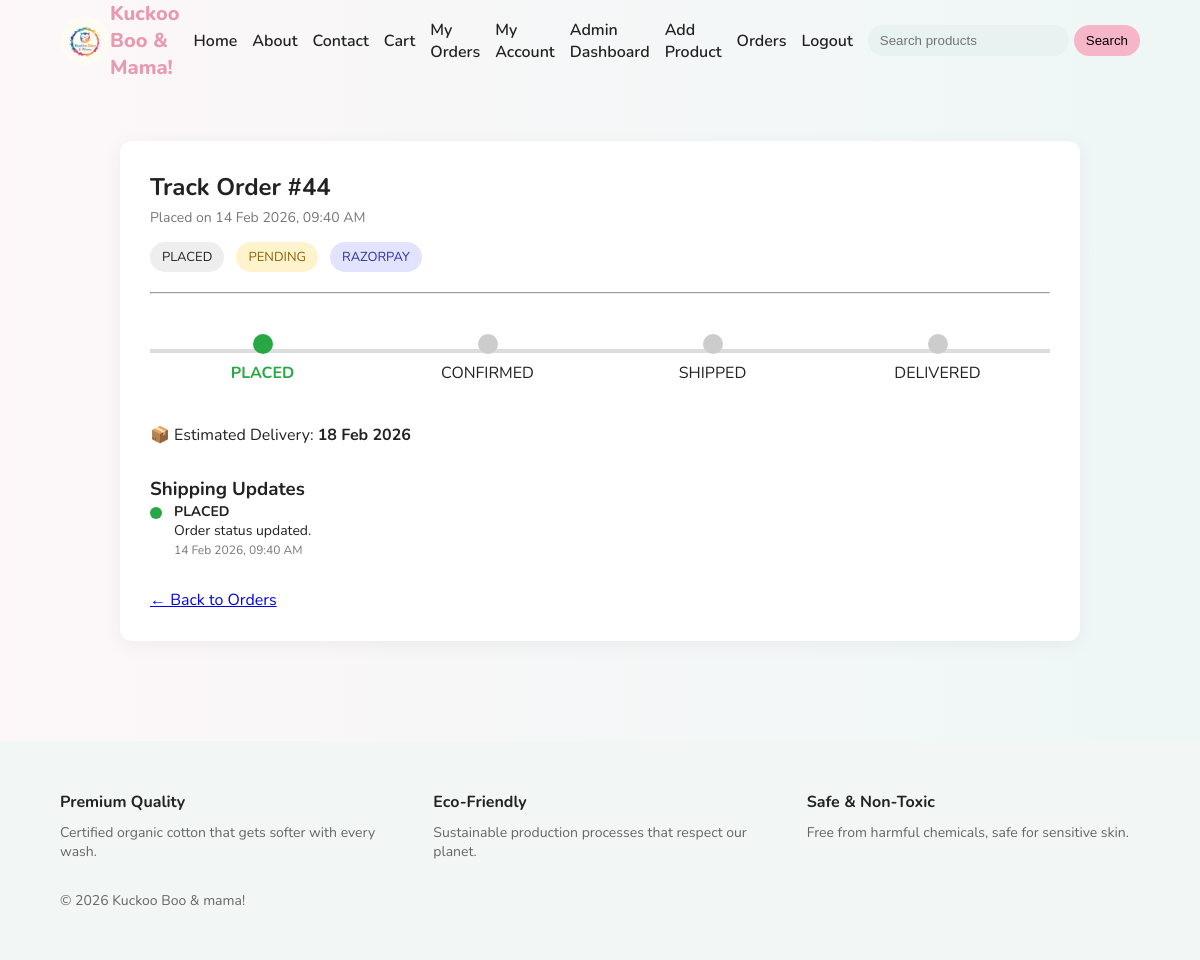
The app's page /user/track/44 (signed in) with its own data.
### tables this page shows
CREATE TABLE orders (
        id INTEGER PRIMARY KEY AUTOINCREMENT,
        user_id INTEGER,
        total_amount REAL NOT NULL,
        payment_status TEXT,
        razorpay_order_id TEXT,
        created_at TIMESTAMP DEFAULT CURRENT_TIMESTAMP, payment_method TEXT, order_status TEXT DEFAULT 'PLACED', full_name TEXT, phone TEXT, address TEXT, city TEXT, state TEXT, pincode TEXT, review_reminder_sent INTEGER DEFAULT 0,
        FOREIGN KEY (user_id) REFERENCES users(id)
    );

### routes/user.py (the view)
@user_bp.route("/track/<int:order_id>")
def track_order(order_id):
    if not session.get("user_id"):
        return redirect(url_for("auth.login"))
    conn = get_db_connection()
    order = conn.execute("""
        SELECT *
        FROM orders
        WHERE id = ? AND user_id = ?
    """, (order_id, session["user_id"])).fetchone()
    if not order:
        conn.close()
        return "Order not found", 404
    history = conn.execute("""
        SELECT status, message, created_at
        FROM order_status_history
        WHERE order_id = ?
        ORDER BY created_at ASC
    """, (order_id,)).fetchall()
    conn.close()
    order_data = dict(order)
    order_data["created_at"] = format_timestamp(order["created_at"])
    order_data["estimated_delivery"] = calculate_estimated_delivery(
        order["created_at"],
        order["order_status"]
    )
    timeline = []
    for row in history:
        timeline.append({
            "status": row["status"],
            "message": row["message"],
            "time": format_timestamp(row["created_at"])
        })
    if not timeline:
        timeline.append({
            "status": order["order_status"],
            "message": "Order status updated.",
            "time": order_data["created_at"]
        })
    return render_template(
        "user/track_order.html",
        order=order_data,
        timeline=timeline
    )

### database/db.py (called while the page is built)
def get_db_connection():
    if Config.DB_TYPE == "postgres":
        database_url = Config.DATABASE_URI
        if database_url.startswith("postgres://"):
            database_url = database_url.replace(
                "postgres://", "postgresql://", 1
            )
        conn = psycopg2.connect(database_url)
        conn.autocommit = False
        return DatabaseWrapper(conn, "postgres")
    else:
        os.makedirs(os.path.dirname(Config.DATABASE_URI), exist_ok=True)
        conn = sqlite3.connect(Config.DATABASE_URI)
        conn.row_factory = sqlite3.Row
        return DatabaseWrapper(conn, "sqlite")

    def fetchone(self):
        row = self.cursor.fetchone()
        if not row:
            return None
        if self.db_type == "sqlite":
            return dict(row)
        return row

    def fetchall(self):
        rows = self.cursor.fetchall()
        if self.db_type == "sqlite":
            return [dict(row) for row in rows]
        return rows

    def execute(self, query, params=None):
        if params is None:
            params = []
        if self.db_type == "postgres":
            query = query.replace("?", "%s")
            cursor = self.conn.cursor(
                cursor_factory=psycopg2.extras.RealDictCursor
            )
        else:
            cursor = self.conn.cursor()
        cursor.execute(query, params)
        return ResultWrapper(cursor, self.db_type)

    def close(self):
        self.conn.close()

### routes/user.py (called while the page is built)
def format_timestamp(ts):
    if not ts:
        return ""
    return datetime.fromtimestamp(int(ts)).strftime("%d %b %Y, %I:%M %p")

def calculate_estimated_delivery(created_ts, status):
    if not created_ts:
        return None
    base = datetime.fromtimestamp(int(created_ts))
    if status == "SHIPPED":
        return (base + timedelta(days=3)).strftime("%d %b %Y")
    return (base + timedelta(days=4)).strftime("%d %b %Y")

### templates/user/track_order.html (shortened to what this page needs)
{% extends "base.html" %}
{% block extra_css %}
<link rel="stylesheet" href="{{ url_for('static', filename='css/track_order.css') }}">
{% endblock %}
{% block content %}
<section class="track-wrapper">
    <div class="track-card">
        <div class="track-header">
            <h1>Track Order #{{ order.id }}</h1>
            <p class="order-date">Placed on {{ order.created_at }}</p>
        </div>
        <div class="status-badges">
            <span class="badge status">{{ order.order_status }}</span>
            <span class="badge {% if order.payment_status == 'PAID' %}paid{% else %}pending{% endif %}">
                {{ order.payment_status }}
            </span>
            <span class="badge method">{{ order.payment_method }}</span>
        </div>
        <hr>
        {% if order.order_status == "CANCELLED" %}
            <div class="cancelled-box">
                ❌ This order has been cancelled.
            </div>
        {% else %}
        {% set steps = ["PLACED", "CONFIRMED", "SHIPPED", "DELIVERED"] %}
        {% set current_index = steps.index(order.order_status) if order.order_status in steps else 0 %}
        {% if current_index == 0 %}
            {% set progress_class = "p0" %}
        {% elif current_index == 1 %}
            {% set progress_class = "p33" %}
        {% elif current_index == 2 %}
            {% set progress_class = "p66" %}
        {% else %}
            {% set progress_class = "p100" %}
        {% endif %}
        <div class="progress-container {{ progress_class }}">
            <div class="progress-line">
            </div>
            {% for step in steps %}
            <div class="progress-step">
                <div class="circle {% if steps.index(step) <= current_index %}active{% endif %}"></div>
                <span class="{% if steps.index(step) <= current_index %}active-text{% endif %}">
                    {{ step }}
                </span>
            </div>
            {% endfor %}
        </div>
        {% if order.order_status != "DELIVERED" %}
        <div class="estimated-box">
            📦 Estimated Delivery:
            <strong>
                {{ order.estimated_delivery if order.estimated_delivery else "2–4 business days" }}
            </strong>
        </div>
        {% endif %}
        <div class="timeline-section">
            <h3>Shipping Updates</h3>
            {% for event in timeline %}
            <div class="timeline-item">
                <div class="timeline-dot"></div>
                <div class="timeline-content">
                    <strong>{{ event.status }}</strong>
                    <p>{{ event.message }}</p>
                    <span class="timeline-time">{{ event.time }}</span>
                </div>
            </div>
            {% endfor %}
        </div>
        {% endif %}
        <div class="back-link">
            <a href="{{ url_for('user.my_orders') }}">← Back to Orders</a>
        </div>
    </div>
</section>
{% endblock %}

### static/css/base.css (style rules this page uses)
:root { --primary: #f6b6c7; --primary-dark: #e89ab0; --bg-soft: #fdf7f9; --text-dark: #222; --text-light: #666; --radius: 20px; }
* { margin: 0; padding: 0; box-sizing: border-box; }
body { font-family: 'Nunito', sans-serif; background: linear-gradient(to right, #fdf7f9, #eef7f6); color: var(--text-dark); }

### static/css/track_order.css (style rules this page uses)
.track-wrapper { max-width: 1000px; margin: 40px auto; padding: 20px; }
.track-card { background: #fff; padding: 30px; border-radius: 12px; box-shadow: 0 4px 20px rgba(0,0,0,0.05); }
.track-header h1 { margin-bottom: 5px; }
.order-date { color: #777; font-size: 14px; }
.status-badges { margin-top: 15px; margin-bottom: 20px; }
.badge { display: inline-block; padding: 6px 12px; border-radius: 20px; font-size: 13px; margin-right: 8px; background: #eee; }
.badge.pending { background: #fff3cd; color: #856404; }
.badge.method { background: #e2e3ff; color: #2f2fa2; }
.progress-container { position: relative; margin: 40px 0; display: flex; justify-content: space-between; }
.progress-line { position: absolute; top: 15px; left: 0; width: 100%; height: 4px; background: #ddd; z-index: 1; }
.progress-step { position: relative; text-align: center; z-index: 2; width: 25%; }
.circle { width: 20px; height: 20px; background: #ccc; border-radius: 50%; margin: 0 auto 8px auto; }
.circle.active { background: #28a745; }
.active-text { font-weight: bold; color: #28a745; }
.timeline-section { margin-top: 30px; }
.timeline-item { display: flex; margin-bottom: 20px; }
.timeline-dot { width: 12px; height: 12px; background: #28a745; border-radius: 50%; margin-right: 12px; margin-top: 5px; }
.timeline-content { font-size: 14px; }
.timeline-time { color: #777; font-size: 12px; }
.back-link { margin-top: 30px; }

### records on screen
orders: id "44", order_status "PLACED", payment_status "PENDING", payment_method "RAZORPAY", status "PLACED", message "Order status updated.", time "14 Feb 2026, 09:40 AM"

### other values on screen
{{ order.created_at }} "14 Feb 2026, 09:40 AM"
{{ step }} "PLACED" "CONFIRMED" "SHIPPED" "DELIVERED"
